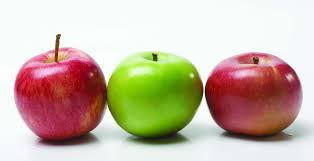
#> input picture images/chp2/elmalar3.jpg, 314 x 161 px, given in place of nature.jpg, which was not available
$ python goruntu_bulaniklastirma.py
#> lines starting #> are read from the running program, lines starting #| are printed output that depends on the picture; pictures that were not available may be replaced by others from this repository, and a replacement may not be noted
import cv2
import numpy as np
import os

yol1=os.path.join(os.getcwd(),"images","chp2","nature.jpg")
yol2=os.path.join(os.getcwd(),"images","chp2","salt-pepper.jpg")
doga=cv2.imread(yol1)
#> doga is the input picture: shape (161, 314, 3); mean B, G, R 166.7, 183.5, 200.6
beyin=cv2.imread(yol2)
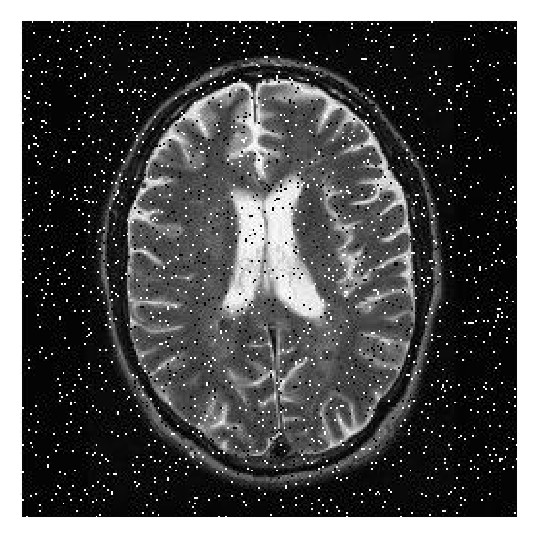
#> input picture images/chp2/salt-pepper.jpg, 537 x 537 px
#> beyin is the input picture: shape (537, 537, 3); min 0, max 255, mean 82.8
#mean filter
doga_b1=cv2.blur(doga,(3,3))
doga_b2=cv2.blur(doga,(13,13))
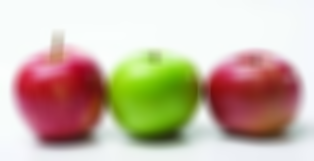
#> doga_b2: shape (161, 314, 3); mean B, G, R 166.7, 183.5, 200.6
beyin_b1=cv2.blur(beyin,(5,5))
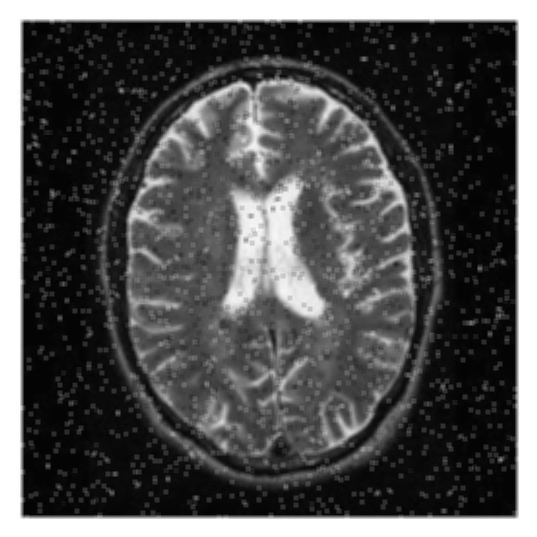
#> beyin_b1: shape (537, 537, 3); min 2, max 255, mean 82.8
doga_mf1=cv2.medianBlur(doga,9)
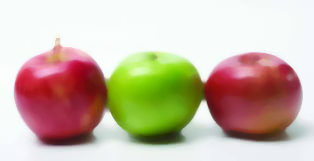
#> doga_mf1: shape (161, 314, 3); mean B, G, R 166.9, 184, 201.2
#median filter
beyin_mf1=cv2.medianBlur(beyin,3)
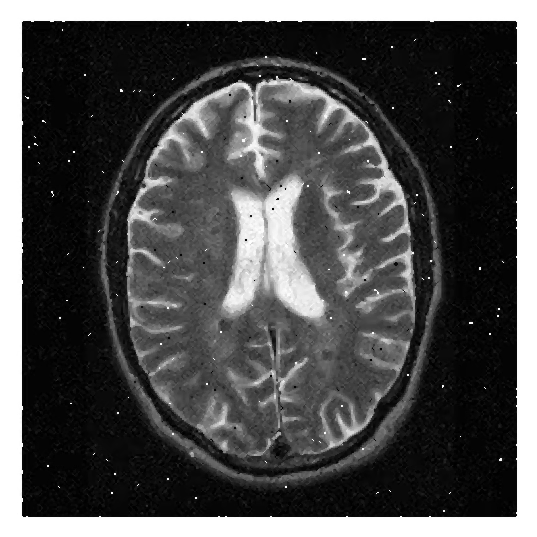
#> beyin_mf1: shape (537, 537, 3); min 0, max 255, mean 79.7
beyin_mf2=cv2.medianBlur(beyin,5)

# gaussian blur/filter
doga_gf1=cv2.GaussianBlur(doga,(13,13),0)
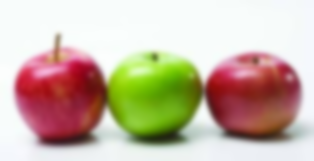
#> doga_gf1: shape (161, 314, 3); mean B, G, R 166.7, 183.5, 200.6
beyin_gf1=cv2.GaussianBlur(beyin,(9,9),0)

#görüntüler
cv2.imshow("doga original",doga)
cv2.imshow("doga b1",doga_b1)
cv2.imshow("doga b2",doga_b2)
cv2.imshow("doga mf1",doga_mf1)
cv2.imshow("beyin",beyin)
cv2.imshow("beyin b1",beyin_b1)
cv2.imshow("beyin mb1",beyin_mf1)
cv2.imshow("beyin mf2",beyin_mf2)
cv2.imshow("doga gf1",doga_gf1)
cv2.imshow("beyin gf1",beyin_gf1)

cv2.waitKey(0)
cv2.destroyAllWindows()
